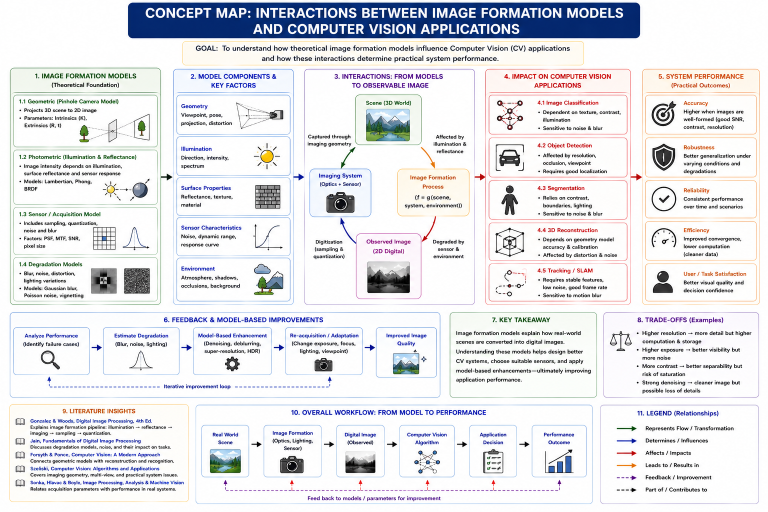
#> input picture CO1/AT2/AT2-Q15.png, 1536 x 1024 px, found by its file name (shown at 1/2 size)
$ python experiment_13.py
#> lines starting #> are read from the running program, lines starting #| are printed output that depends on the picture
# -*- coding: utf-8 -*-
"""EXPERIMENT-13.ipynb

Automatically generated by Colab.

Original file is located at
    https://colab.research.google.com/drive/1kkLurG41t-kff0--GRBaD4WouXu4DPsS
"""

import cv2
import numpy as np
from google.colab import files
import matplotlib.pyplot as plt

# Upload an image
uploaded = files.upload()
#> the answer given: AT2-Q15.png
image_path = list(uploaded.keys())[0]

# Read image
frame = cv2.imread(image_path)
#> frame is the input picture: shape (1024, 1536, 3); mean B, G, R 231, 227.2, 226.5

# ROI points
roi_points = np.float32([
    [150, 200],
    [450, 200],
    [550, 500],
    [50, 500]
])

# Destination points
target_points = np.float32([
    [0, 0],
    [400, 0],
    [400, 600],
    [0, 600]
])

# Perspective transform
M = cv2.getPerspectiveTransform(roi_points, target_points)

# Warp image
dst = cv2.warpPerspective(frame, M, (400, 600))
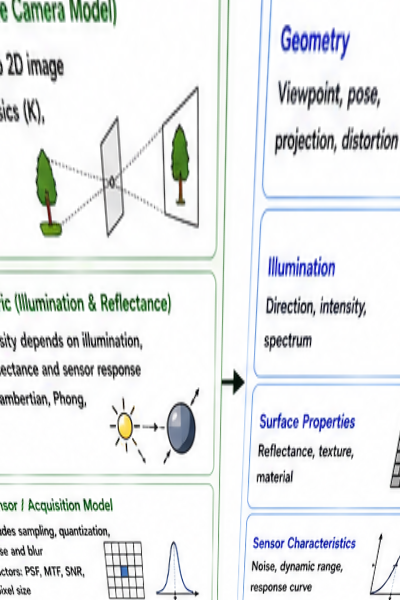
#> dst: shape (600, 400, 3); mean B, G, R 234.7, 234.3, 231.8

# Display
plt.figure(figsize=(10,5))

plt.subplot(121)
plt.imshow(cv2.cvtColor(frame, cv2.COLOR_BGR2RGB))
plt.title("Original")
plt.axis("off")

plt.subplot(122)
plt.imshow(cv2.cvtColor(dst, cv2.COLOR_BGR2RGB))
plt.title("Perspective Transform")
plt.axis("off")

plt.show()
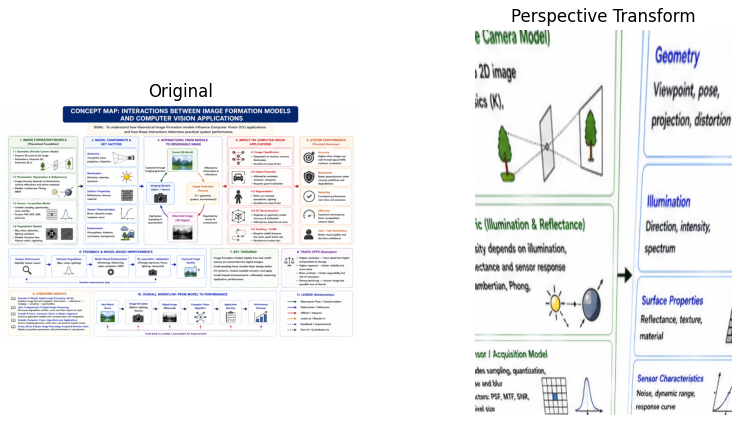
#> figure drawn by matplotlib, 2 panels
